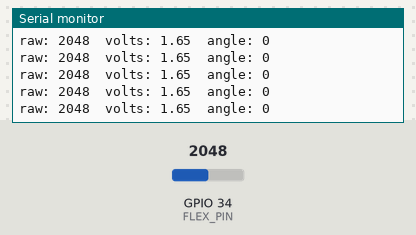
Bench run of a sketch on a simulated ESP32. On the bench: the last lines printed to the serial monitor. Inputs (shaded band) come from the test bench; at power-on: GPIO 34 (FLEX_PIN) = 2048 (analog values on the 0–4095 scale).

Above: at 1.2 s.
1.3 s: GPIO 34 (FLEX_PIN) set to 2866
At 1.5 s:
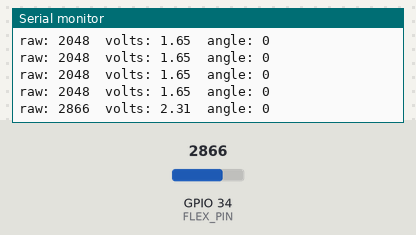
2.8 s: GPIO 34 (FLEX_PIN) set to 3603
At 2.84 s:
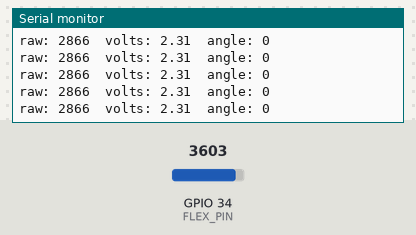
Timing chart, 0 to 5.8 s (numbered marks = the images above; inputs shaded):
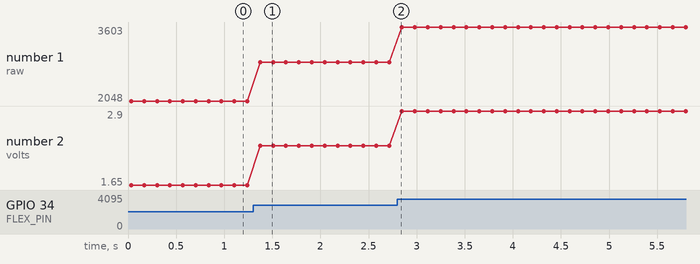

The sketch:

sensor_testing.ino
```cpp
// ESP32 flex sensor reader (voltage divider on GPIO34)
// Wiring: 3V3 -> flex sensor -> GPIO34 -> 10k resistor -> GND

const int FLEX_PIN = 34;      // ADC1 pin (safe to use with WiFi)
const int SAMPLES  = 16;      // averaging to reduce ADC noise

// Calibrate these: open the Serial Monitor, hold the sensor flat,
// then fully bent, and copy the "raw" values here.
int FLAT_RAW = 1550;
int BENT_RAW = 1050;

void setup() {
  Serial.begin(115200);
  analogReadResolution(12);                    // 0..4095
  analogSetPinAttenuation(FLEX_PIN, ADC_11db); // full 0..3.3V range
}

int readFlex() {
  long sum = 0;
  for (int i = 0; i < SAMPLES; i++) {
    sum += analogRead(FLEX_PIN);
    delay(2);
  }
  return sum / SAMPLES;
}

void loop() {
  int raw = readFlex();
  float volts = raw * 3.3 / 4095.0;

  // Map to 0-90 degrees (bending raises resistance, so voltage drops)
  int angle = map(raw, FLAT_RAW, BENT_RAW, 0, 90);
  angle = constrain(angle, 0, 90);

  Serial.printf("raw: %d  volts: %.2f  angle: %d\n", raw, volts, angle);
  delay(100);
}
```

Measured:
- after the input at 1.3 s, the serial monitor: prints a new line after 0.07 s (image 1)
- plotted number 1: 2048 → 2866 after the input at 1.3 s, 2866 → 3603 after the input at 2.8 s
- plotted number 2: 1.65 → 2.31 after the input at 1.3 s, 2.31 → 2.9 after the input at 2.8 s
